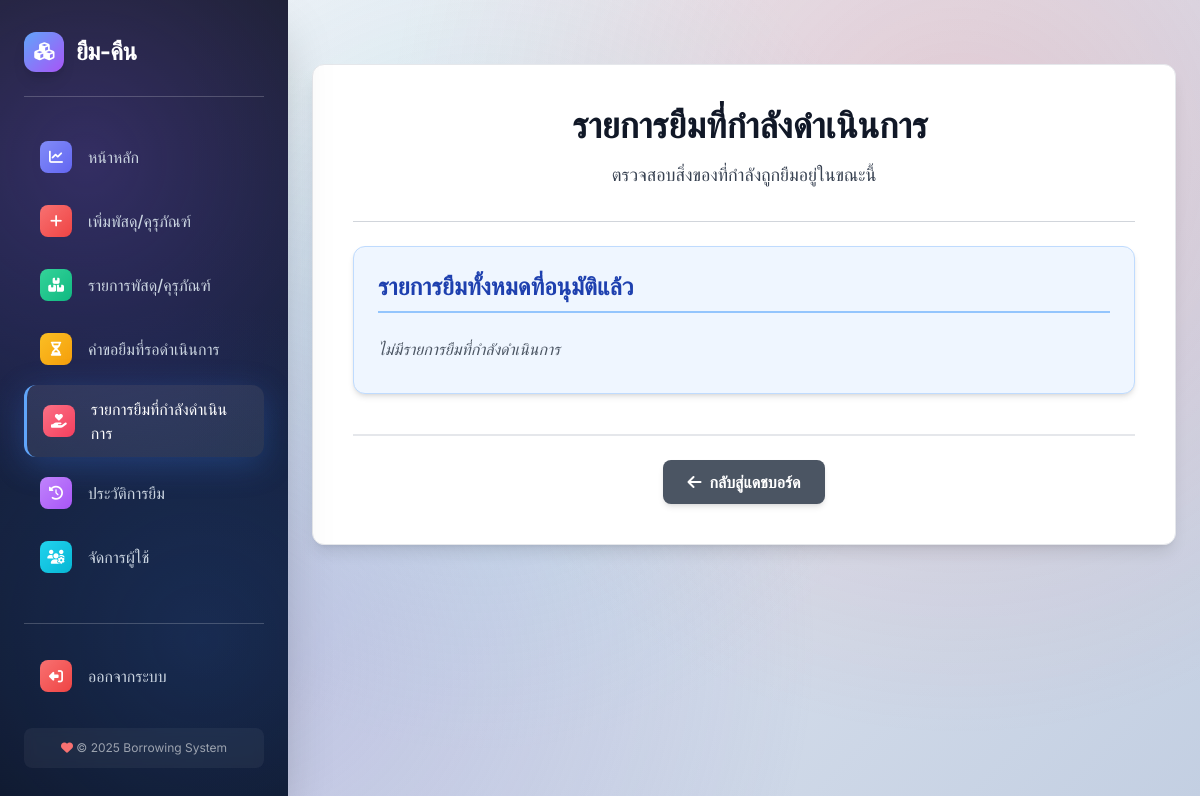
The app's page /borrowing/active-loans/ (signed in), older data.
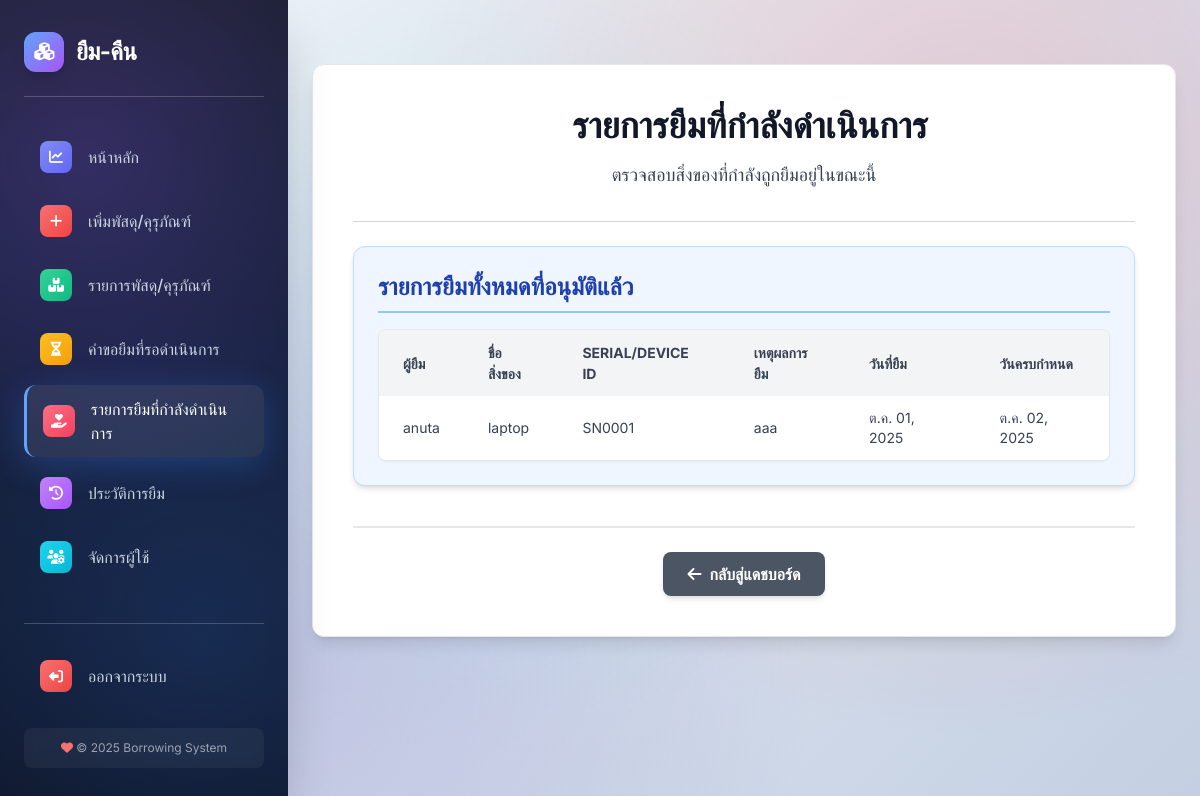
The same page, newer data.
### borrowing/models.py (models this page shows, shortened)
class Loan(models.Model):
    asset = models.ForeignKey('borrowing.Asset', on_delete=models.CASCADE, verbose_name="อุปกรณ์", related_name='loans', db_index=True)
    borrower = models.ForeignKey('users.CustomUser', on_delete=models.CASCADE, verbose_name="ผู้ยืม", related_name='loans', db_index=True)
    borrow_date = models.DateTimeField(auto_now_add=True, verbose_name="วันที่ส่งคำขอ")
    start_date = models.DateField(null=True, blank=True, verbose_name="วันที่เริ่มใช้ (จอง)")
    due_date = models.DateField(null=True, blank=True, verbose_name="กำหนดคืน")
    approved_at = models.DateTimeField(null=True, blank=True, verbose_name="วันที่อนุมัติ")
    pickup_date = models.DateTimeField(null=True, blank=True, verbose_name="วันที่รับของจริง")
    return_date = models.DateTimeField(null=True, blank=True, verbose_name="วันที่คืน")
    STATUS_CHOICES = [
        ('pending', 'รอดำเนินการ'),
        ('approved', 'อนุมัติแล้ว/จองสำเร็จ'),
        ('returned', 'คืนแล้ว'),
        ('rejected', 'ถูกปฏิเสธ'),
        ('overdue', 'เกินกำหนด'),
    ]
    status = models.CharField(max_length=20, choices=STATUS_CHOICES, default='pending', verbose_name="สถานะ", db_index=True)
    reason = models.TextField(blank=True, verbose_name="เหตุผลการยืม")
    class Meta:
        verbose_name = "รายการยืม"
        verbose_name_plural = "รายการยืม"
        ordering = ['-borrow_date']
        indexes = [
            models.Index(fields=['asset', 'status']),
            models.Index(fields=['asset', 'start_date', 'due_date']),
            models.Index(fields=['status']),
            models.Index(fields=['borrower']),
            models.Index(fields=['due_date']),
        ]

class Asset(models.Model):
    item = models.ForeignKey(
        Item, on_delete=models.CASCADE, related_name='assets',
        verbose_name="ประเภทสิ่งของ", db_index=True
    )
    serial_number = models.CharField(max_length=255, blank=True, null=True, unique=True, verbose_name="หมายเลขซีเรียล")
    device_id = models.CharField(max_length=255, blank=True, null=True, unique=True, verbose_name="ID อุปกรณ์")
    location = models.CharField(max_length=255, blank=True, null=True, verbose_name="ตำแหน่ง")
    added_at = models.DateTimeField(auto_now_add=True, db_index=True, null=True, verbose_name="วันที่เพิ่มเข้าระบบ")
    STATUS_CHOICES = [
        ('available', 'พร้อมใช้งาน'),
        ('on_loan', 'กำลังถูกยืม'),
        ('maintenance', 'บำรุงรักษา'),
        ('retired', 'ปลดระวาง'),
    ]
    status = models.CharField(max_length=20, choices=STATUS_CHOICES, default='available', verbose_name="สถานะ", db_index=True)
    class Meta:
        verbose_name = "อุปกรณ์"
        verbose_name_plural = "อุปกรณ์"
        constraints = [
            models.CheckConstraint(
                check=Q(serial_number__isnull=False) | Q(device_id__isnull=False),
                name="asset_sn_or_deviceid_required",
            ),
        ]

class Item(models.Model):
    organization = models.ForeignKey(
        Organization, on_delete=models.CASCADE, verbose_name="องค์กร", db_index=True
    )
    name = models.CharField(max_length=255, verbose_name="ชื่อประเภทสิ่งของ")
    description = models.TextField(blank=True, verbose_name="รายละเอียด")
    total_quantity = models.IntegerField(default=0, verbose_name="จำนวนทั้งหมด")
    available_quantity = models.IntegerField(default=0, verbose_name="จำนวนที่เหลืออยู่")
    image = models.ImageField(upload_to='item_images/', blank=True, null=True, verbose_name="รูปภาพสิ่งของ")
    category = models.ForeignKey(
        ItemCategory, null=True, blank=True,
        on_delete=models.SET_NULL, related_name='items',
        verbose_name="หมวดอุปกรณ์"
    )
    added_at = models.DateTimeField(auto_now_add=True, verbose_name="วันที่เพิ่ม")
    class Meta:
        verbose_name = "ประเภทสิ่งของ"
        verbose_name_plural = "ประเภทสิ่งของ"
        constraints = [
            models.UniqueConstraint(
                fields=['organization', 'name'],
                name='unique_item_name_per_org'
            )
        ]

### users/models.py (models this page shows, shortened)
class CustomUser(AbstractUser):
    organization = models.ForeignKey(Organization, on_delete=models.SET_NULL, null=True, blank=True, verbose_name="องค์กร")
    is_org_admin = models.BooleanField(default=False, verbose_name="ผู้ดูแลองค์กร")
    is_platform_admin = models.BooleanField(default=False, verbose_name="ผู้ดูแลแพลตฟอร์ม")
    phone_number = models.CharField(max_length=20, blank=True, null=True)
    profile_image = models.ImageField(upload_to='profiles/', blank=True, null=True)  # << เพิ่มบรรทัดนี้
    class Meta:
        verbose_name = "ผู้ใช้งาน"
        verbose_name_plural = "ผู้ใช้งาน"

### borrowing/views.py (the view)
# urls.py: path('active-loans/', views.active_loans_view, name='active_loans_view'),
@login_required
def active_loans_view(request):
    redirect_response = check_admin_permission(request)
    if redirect_response:
        return redirect_response
    org = request.user.organization
    active_loans = Loan.objects.filter(
        asset__item__organization=org, status='approved'
    ).select_related('asset__item', 'borrower').order_by('due_date')
    return render(request, 'borrowing/active_loans.html', {
        'active_loans': active_loans,
        'organization_name': org.name,
    })

### borrowing/views.py (called while the page is built)
def check_admin_permission(request):
    if not getattr(request.user, 'is_org_admin', False):
        messages.error(request, "คุณไม่มีสิทธิ์เข้าถึงหน้านี้")
        return redirect('user_dashboard')
    if not getattr(request.user, 'organization_id', None):
        messages.error(request, "บัญชีของคุณยังไม่ถูกผูกกับองค์กร กรุณาเลือกองค์กร")
        return redirect('pick_organization')
    return None

### users/context_processors.py (called while the page is built)
def unread_notifications_count(request):
    if request.user.is_authenticated:
        count = Notification.objects.filter(user=request.user, is_read=False).count()
        return {'unread_notifications_count': count}
    return {'unread_notifications_count': 0} # หากผู้ใช้ยังไม่ได้ล็อกอิน ให้ส่ง 0

### borrowing/templates/borrowing/active_loans.html (shortened to what this page needs)
{% extends 'users/base.html' %}
{% block content %}
<div class="bg-white p-6 md:p-8 lg:p-10 rounded-xl shadow-lg max-w-5xl mx-auto my-8 border border-gray-200">
    <h1 class="text-3xl md:text-4xl font-extrabold text-gray-900 mb-4 text-center flex items-center justify-center gap-x-3">
         รายการยืมที่กำลังดำเนินการ
    </h1>
    <p class="text-gray-700 mb-8 text-center text-lg max-w-2xl mx-auto">ตรวจสอบสิ่งของที่กำลังถูกยืมอยู่ในขณะนี้</p>
    <hr class="my-6 border-gray-300">
    <div class="mb-10 p-6 bg-blue-50 rounded-xl shadow-md border border-blue-200">
        <h2 class="text-2xl font-bold text-blue-800 mb-4 border-b-2 pb-2 border-blue-300 flex items-center gap-x-2">
            รายการยืมทั้งหมดที่อนุมัติแล้ว
        </h2>
        {% if active_loans %}
            <div class="overflow-x-auto rounded-lg border border-gray-200 shadow-sm">
                <table class="min-w-full bg-white">
                    <thead>
                        <tr class="bg-gray-100 text-gray-700 uppercase text-sm leading-normal font-bold">
                            <th class="py-3 px-6 text-left">ผู้ยืม</th>
                            <th class="py-3 px-6 text-left">ชื่อสิ่งของ</th>
                            <th class="py-3 px-6 text-left">Serial/Device ID</th>
                            <th class="py-3 px-6 text-left">เหตุผลการยืม</th>
                            <th class="py-3 px-6 text-left">วันที่ยืม</th>
                            <th class="py-3 px-6 text-left">วันครบกำหนด</th>
                        </tr>
                    </thead>
                    <tbody class="text-gray-700 text-sm divide-y divide-gray-100">
                        {% for loan in active_loans %}
                            <tr class="hover:bg-gray-50 transition duration-150 ease-in-out">
                                <td class="py-3 px-6 text-left whitespace-nowrap">{{ loan.borrower.username }}</td>
                                <td class="py-3 px-6 text-left">{{ loan.asset.item.name }}</td>
                                <td class="py-3 px-6 text-left">{{ loan.asset.serial_number|default:loan.asset.device_id|default:"-" }}</td>
                                <td class="py-3 px-6 text-left max-w-xs whitespace-normal">{{ loan.reason|default:"-" }}</td>
                                <td class="py-3 px-6 text-left">{{ loan.borrow_date|date:"M d, Y" }}</td>
                                <td class="py-3 px-6 text-left">{{ loan.due_date|date:"M d, Y" }}</td>
                            </tr>
                        {% endfor %}
                    </tbody>
                </table>
            </div>
        {% else %}
            <p class="text-gray-600 italic py-2">ไม่มีรายการยืมที่กำลังดำเนินการ</p>
        {% endif %}
    </div>
    <div class="mt-8 pt-6 border-t-2 border-gray-200 flex flex-wrap gap-4 justify-center">
        <a href="{% url 'dashboard' %}" class="bg-gray-600 hover:bg-gray-700 text-white font-semibold py-2.5 px-6 rounded-lg transition duration-300 transform hover:scale-105 shadow-md flex items-center">
            <i class="fas fa-arrow-left mr-2"></i> กลับสู่แดชบอร์ด
        </a>
    </div>
</div>
{% endblock content %}

Row changes from the older to the newer data that the page shows:
added Loan: borrower.username "anuta", asset.item.name "laptop", asset.serial_number "SN0001", reason "aaa", borrow_date "ต.ค. 01, 2025", due_date "ต.ค. 02, 2025"
Text that changed along with them:
text no longer shown: "ไม่มีรายการยืมที่กำลังดำเนินการ"
text now shown: "ผู้ยืม ชื่อสิ่งของ SERIAL/DEVICE ID เหตุผลการยืม วันที่ยืม วันครบกำหนด"
